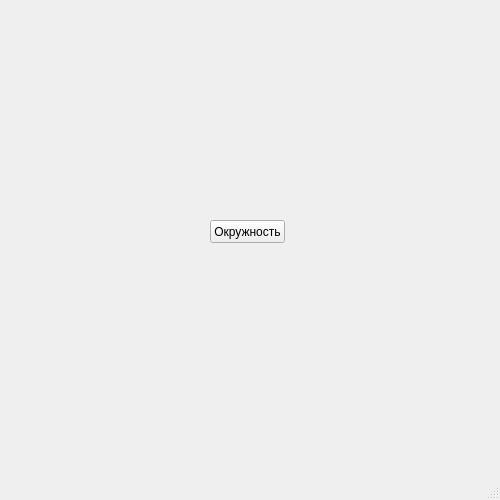
<?xml version="1.0" encoding="UTF-8"?>
<ui version="4.0">
 <class>MainWindow</class>
 <widget class="QMainWindow" name="MainWindow">
  <property name="geometry">
   <rect>
    <x>0</x>
    <y>0</y>
    <width>500</width>
    <height>500</height>
   </rect>
  </property>
  <property name="minimumSize">
   <size>
    <width>500</width>
    <height>500</height>
   </size>
  </property>
  <property name="maximumSize">
   <size>
    <width>500</width>
    <height>500</height>
   </size>
  </property>
  <property name="windowTitle">
   <string>Git и желтые окружности</string>
  </property>
  <widget class="QWidget" name="centralwidget">
   <widget class="QPushButton" name="generate_circle_btn">
    <property name="geometry">
     <rect>
      <x>210</x>
      <y>220</y>
      <width>75</width>
      <height>23</height>
     </rect>
    </property>
    <property name="text">
     <string>Окружность</string>
    </property>
   </widget>
  </widget>
  <widget class="QMenuBar" name="menubar">
   <property name="geometry">
    <rect>
     <x>0</x>
     <y>0</y>
     <width>500</width>
     <height>21</height>
    </rect>
   </property>
  </widget>
  <widget class="QStatusBar" name="statusbar"/>
 </widget>
 <resources/>
 <connections/>
</ui>
